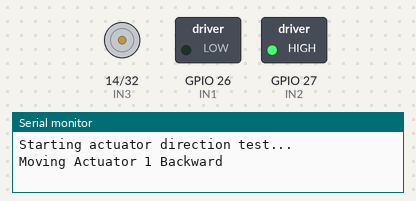
This sketch was run on a simulated ESP32. On the bench: motor-driver pin pairs drawn as motors (green arrow = first pin HIGH = forward, orange = second pin HIGH = backward, longer = more drive), switched loads named in the sketch (green lamp = pin HIGH), the last lines printed to the serial monitor.

Above: at 0.1 s.
At 2.1 s:
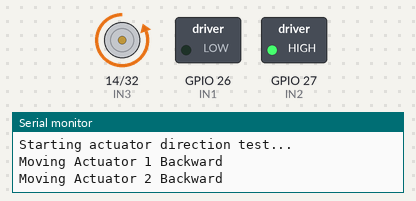
Timing chart, 0 to 3.6 s (numbered marks = the images above):
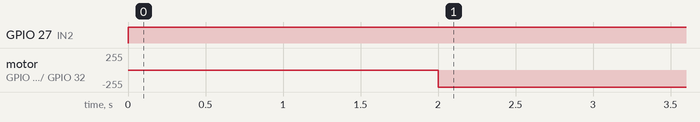

Measured:
- by itself, GPIO 27 (IN2): LOW → HIGH at 0.00 s
- by itself, motor on GPIO 14 (IN3) / GPIO 32 (IN4): stopped → backward 255/255 at 2.0 s

The sketch:

Motor_direction_digital.ino
```cpp
#define IN1 26
#define IN2 27
#define IN3 14
#define IN4 32

void setup() {
    Serial.begin(115200);

    pinMode(IN1, OUTPUT);
    pinMode(IN2, OUTPUT);
    pinMode(IN3, OUTPUT);
    pinMode(IN4, OUTPUT);

    Serial.println("Starting actuator direction test...");
}

void loop() {
  /*
    Serial.println("Moving Actuator 1 Forward");
    digitalWrite(IN1, HIGH);
    digitalWrite(IN2, LOW);
    delay(2000);  // Move forward for 2 seconds
  */

    Serial.println("Moving Actuator 1 Backward");
    digitalWrite(IN1, LOW);
    digitalWrite(IN2, HIGH);
    delay(2000);  // Move backward for 2 seconds
 /*
    Serial.println("Stopping Actuator 1");
    digitalWrite(IN1, LOW);
    digitalWrite(IN2, LOW);
    delay(1000);  // Pause before switching actuators

    Serial.println("Moving Actuator 2 Forward");
    digitalWrite(IN3, HIGH);
    digitalWrite(IN4, LOW);
    delay(2000);  // Move forward for 2 seconds
  */
    Serial.println("Moving Actuator 2 Backward");
    digitalWrite(IN3, LOW);
    digitalWrite(IN4, HIGH);
    delay(2000);  // Move backward for 2 seconds
  /*
    Serial.println("Stopping Actuator 2");
    digitalWrite(IN3, LOW);
    digitalWrite(IN4, LOW);
    delay(2000);  // Pause before repeating
  */
}
```
